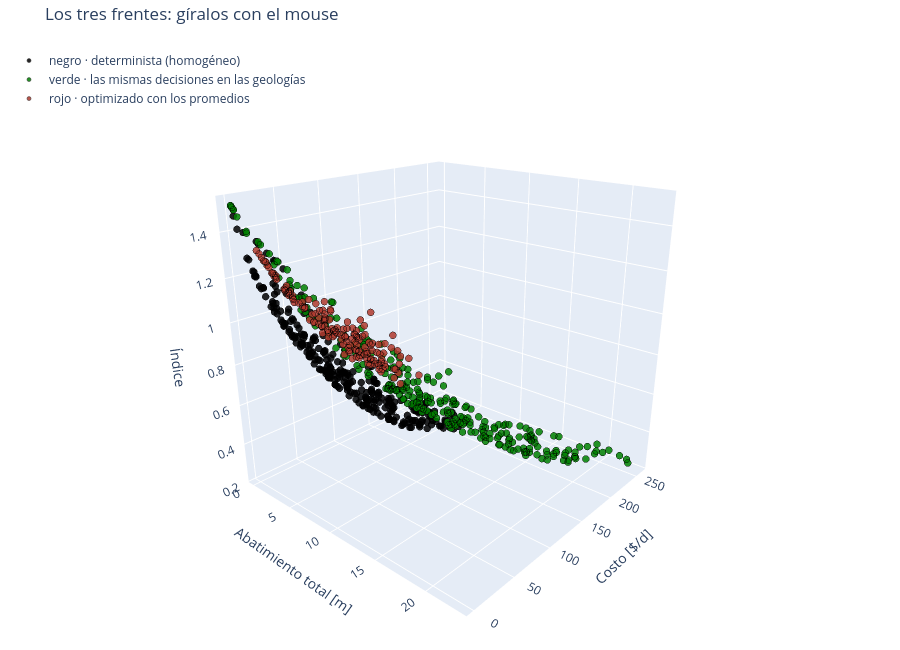

Notebook code cell kept with this figure:
### Markdown cell above
**Qué hace la celda, línea por línea:**

1. `promedios(x)` da el abatimiento total y el costo promedio y el índice, sin castigo.
2. `rojo` aplica esa función a las decisiones del rojo; `frentes` junta los tres frentes con su color.
3. `hidra.frente_3d` y `hidra.caras_frente` los dibujan.
4. La tabla final cuenta soluciones, rango de bombeo, índice mínimo, riesgo y qué fracción del bombeo pone el pozo 2.

### Code cell
def promedios(x):
    # E[S], E[costo] e I de la decisión x sobre las 200 geologías (sin castigo)
    s_sim = A @ x                                           # abatimientos en cada geología (200 × 3)
    return np.array([s_sim.sum(axis=1).mean(), np.sum(C_QP * x * (GSLEV - H0 + s_sim), axis=1).mean(), np.sum(np.exp(-K_IDX * (C_BASE + A_IDX * x)))])

rojo = np.array([promedios(x) for x in X_rojo])            # el rojo, sin castigo
frentes = {'negro · determinista (homogéneo)': (det, 'black'), 'verde · las mismas decisiones en las geologías': (Het_mat, 'green'),
           'rojo · optimizado con los promedios': (rojo, '#B03A2E')}
hidra.frente_3d(*[(F, nombre, color) for nombre, (F, color) in frentes.items()], ejes=EJES3, titulo='Los tres frentes: gíralos con el mouse', alto=650).show()
hidra.caras_frente(*[(F, nombre, color) for nombre, (F, color) in frentes.items()], ejes=EJES3, titulo='Las caras de los tres frentes'); plt.show()

print(f"{'frente':40s} {'soluciones':>10s} {'bombeo total [m³/d]':>20s} {'índice mín':>10s}   riesgo en validación   bombeo del pozo 2 (índice 0.5–0.9)")
for nombre, X, F, r_val in (('negro y verde (las mismas decisiones)', X_negro, det, r_negro), ('rojo', X_rojo, rojo, r_rojo)):
    m = (F[:, 2] > 0.5) & (F[:, 2] < 0.9)                    # el tramo medio del frente
    reparto = (X[m] / X[m].sum(axis=1, keepdims=True)).mean(axis=0)   # qué fracción del bombeo pone cada pozo, en ese tramo
    print(f"{nombre:40s} {len(X):10d} {X.sum(1).min():9.0f} a {X.sum(1).max():5.0f} {F[:, 2].min():13.3f}     media {r_val.mean():4.0%}, máxima {r_val.max():4.0%}   {reparto[1]:.0%}")

### Figure 1 — Plotly figure (JSON) as saved in the notebook; plotly's stock layout.template omitted (floating-point values rounded to 4 significant figures; data arrays with more than 128 entries replaced by an {"elided": "..."} marker saying what was removed)
{"data": [{"hovertemplate": "Abatimiento total [m] %{x:.3g}<br>Costo [$/d] %{y:.3g}<br>Índice %{z:.3g}<extra>negro · determinista (homogéneo)</extra>", "marker": {"color": "black", "line": {"color": "black", "width": 0.5}, "opacity": 0.85, "size": 4}, "mode": "markers", "name": "negro · determinista (homogéneo)", "type": "scatter3d", "x": {"elided": "272 float values"}, "y": {"elided": "272 float values"}, "z": {"elided": "272 float values"}}, {"hovertemplate": "Abatimiento total [m] %{x:.3g}<br>Costo [$/d] %{y:.3g}<br>Índice %{z:.3g}<extra>verde · las mismas decisiones en las geologías</extra>", "marker": {"color": "green", "line": {"color": "black", "width": 0.5}, "opacity": 0.85, "size": 4}, "mode": "markers", "name": "verde · las mismas decisiones en las geologías", "type": "scatter3d", "x": {"elided": "272 float values"}, "y": {"elided": "272 float values"}, "z": {"elided": "272 float values"}}, {"hovertemplate": "Abatimiento total [m] %{x:.3g}<br>Costo [$/d] %{y:.3g}<br>Índice %{z:.3g}<extra>rojo · optimizado con los promedios</extra>", "marker": {"color": "#B03A2E", "line": {"color": "black", "width": 0.5}, "opacity": 0.85, "size": 4}, "mode": "markers", "name": "rojo · optimizado con los promedios", "type": "scatter3d", "x": {"elided": "147 float values"}, "y": {"elided": "147 float values"}, "z": {"elided": "147 float values"}}], "layout": {"height": 650, "legend": {"bgcolor": "rgba(255,255,255,0.7)", "x": 0.01, "y": 0.99}, "margin": {"b": 0, "l": 0, "r": 0, "t": 40}, "scene": {"aspectmode": "cube", "camera": {"eye": {"x": 1.5, "y": -1.7, "z": 0.9}}, "xaxis": {"title": {"text": "Abatimiento total [m]"}}, "yaxis": {"title": {"text": "Costo [$/d]"}}, "zaxis": {"title": {"text": "Índice"}}}, "title": {"text": "Los tres frentes: gíralos con el mouse"}}}
